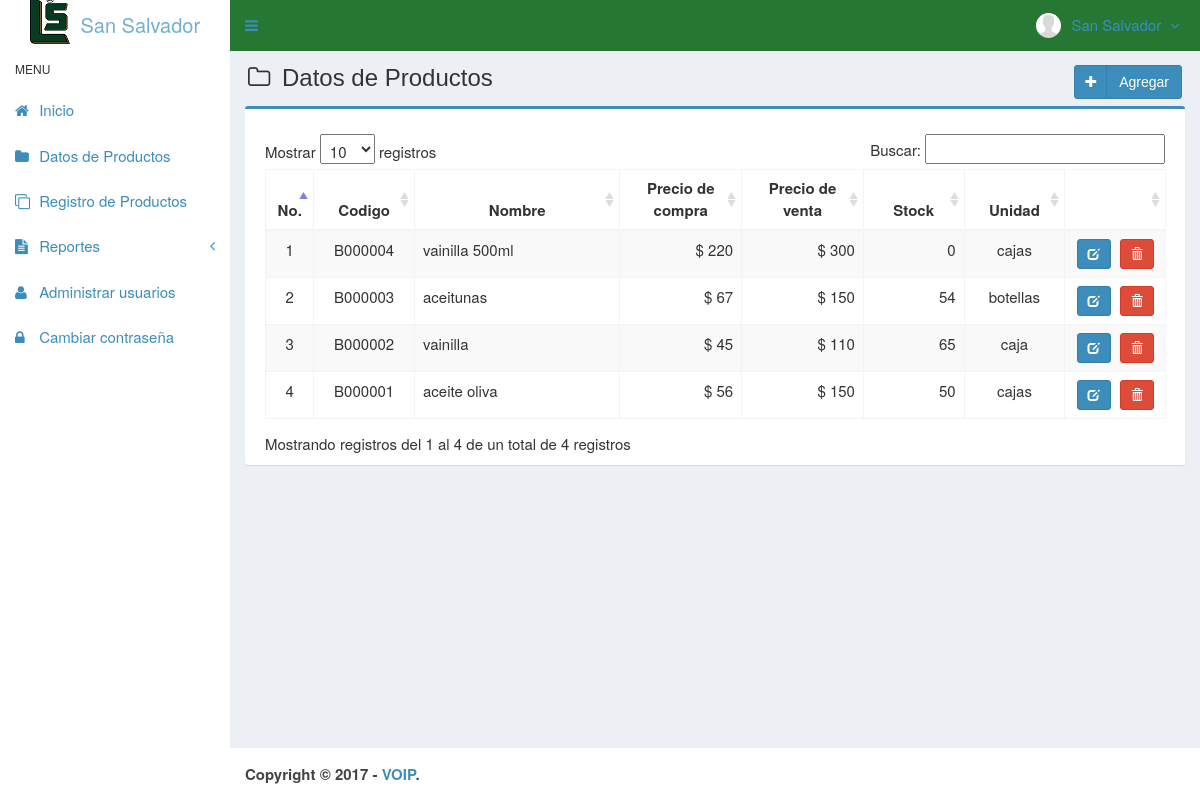
Screenshot of /main.php?module=medicines (signed in) with the database file from the repository.
### tables this page shows
CREATE TABLE `usuarios` (
  `id_user` int(3) NOT NULL,
  `username` varchar(50) NOT NULL,
  `name_user` varchar(50) NOT NULL,
  `password` varchar(50) NOT NULL,
  `email` varchar(50) DEFAULT NULL,
  `telefono` varchar(13) DEFAULT NULL,
  `foto` varchar(100) DEFAULT NULL,
  `permisos_acceso` enum('Super Admin','Gerente','Almacen') NOT NULL,
  `status` enum('activo','bloqueado') NOT NULL DEFAULT 'activo',
  `created_at` timestamp NOT NULL DEFAULT CURRENT_TIMESTAMP,
  `updated_at` timestamp NOT NULL DEFAULT CURRENT_TIMESTAMP ON UPDATE CURRENT_TIMESTAMP
);

CREATE TABLE `medicamentos` (
  `codigo` varchar(7) NOT NULL,
  `nombre` varchar(50) NOT NULL,
  `precio_compra` int(11) NOT NULL,
  `precio_venta` int(11) NOT NULL,
  `unidad` varchar(20) NOT NULL,
  `stock` int(11) NOT NULL,
  `created_user` int(3) NOT NULL,
  `created_date` timestamp NOT NULL DEFAULT CURRENT_TIMESTAMP,
  `updated_user` int(3) NOT NULL,
  `updated_date` timestamp NOT NULL DEFAULT CURRENT_TIMESTAMP ON UPDATE CURRENT_TIMESTAMP
);

### config/fungsi_rupiah.php (called while the page is built, shortened)
<?php
function format_rupiah($angka){
  $rupiah=number_format($angka,0,',','.');
  return $rupiah;
}
?>

### modules/medicines/view.php (the view, shortened to what this page needs)
<section class="content-header">
  <h1>
    <i class="fa fa-folder-o icon-title"></i> Datos de Productos
    <a class="btn btn-primary btn-social pull-right" href="?module=form_medicines&form=add" title="agregar" data-toggle="tooltip">
      <i class="fa fa-plus"></i> Agregar
    </a>
  </h1>
</section>
<section class="content">
  <div class="row">
    <div class="col-md-12">
      <div class="box box-primary">
        <div class="box-body">
          <table id="dataTables1" class="table table-bordered table-striped table-hover">
            <thead>
              <tr>
                <th class="center">No.</th>
                <th class="center">Codigo</th>
                <th class="center">Nombre</th>
                <th class="center">Precio de compra</th>
                <th class="center">Precio de venta</th>
                <th class="center">Stock</th>
                <th class="center">Unidad</th>
                <th></th>
              </tr>
            </thead>
            <tbody>
            <?php
            $no = 1;
            $query = mysqli_query($mysqli, "SELECT codigo,nombre,precio_compra,precio_venta,unidad,stock FROM medicamentos ORDER BY codigo DESC")
                                            or die('error: '.mysqli_error($mysqli));
            while ($data = mysqli_fetch_assoc($query)) {
              $precio_compra = format_rupiah($data['precio_compra']);
              $precio_venta = format_rupiah($data['precio_venta']);
              echo "<tr>
                      <td width='30' class='center'>$no</td>
                      <td width='80' class='center'>$data[codigo]</td>
                      <td width='180'>$data[nombre]</td>
                      <td width='100' align='right'>$ $precio_compra</td>
                      <td width='100' align='right'>$ $precio_venta</td>
                      <td width='80' align='right'>$data[stock]</td>
                      <td width='80' class='center'>$data[unidad]</td>
                      <td class='center' width='80'>
                        <div>
                          <a data-toggle='tooltip' data-placement='top' title='modificar' style='margin-right:5px' class='btn btn-primary btn-sm' href='?module=form_medicines&form=edit&id=$data[codigo]'>
                              <i style='color:#fff' class='glyphicon glyphicon-edit'></i>
                          </a>";
            ?>
                          <a data-toggle="tooltip" data-placement="top" title="Eliminar" class="btn btn-danger btn-sm" href="modules/medicines/proses.php?act=delete&id=<?php echo $data['codigo'];?>" onclick="return confirm('estas seguro de eliminar<?php echo $data['nombre']; ?> ?');">
                              <i style="color:#fff" class="glyphicon glyphicon-trash"></i>
                          </a>
            <?php
              echo "    </div>
                      </td>
                    </tr>";
              $no++;
            }
            ?>
            </tbody>
          </table>
        </div>
      </div>
    </div>
  </div>
</section><!-- /.content

### top-menu.php (shortened to what this page needs)
<?php
require_once "config/database.php";
$query = mysqli_query($mysqli, "SELECT id_user, name_user, foto, permisos_acceso FROM usuarios WHERE id_user='$_SESSION[id_user]'")
                                or die('error: '.mysqli_error($mysqli));
$data = mysqli_fetch_assoc($query);
?>
<li class="dropdown user user-menu">
  <a href="#" class="dropdown-toggle" data-toggle="dropdown">
  <?php
  if ($data['foto']=="") { ?>
    <img src="images/user/user-default.png" class="user-image" alt="User Image"/>
  <?php
  }
  else { ?>
    <img src="images/user/<?php echo $data['foto']; ?>" class="user-image" alt="User Image"/>
  <?php
  }
  ?>
    <span class="hidden-xs"><?php echo $data['name_user']; ?> <i style="margin-left:5px" class="fa fa-angle-down"></i></span>
  </a>
</li>

### assets/css/style.css (style rules this page uses)
.btn-social *:first-child { border-right: 1px solid rgba(0, 0, 0, 0.1); bottom: 0; font-size: 1em !important; left: 0; line-height: 32px !important; position: absolute; text-align: center; top: 0; width: 32px !important; }
.content-header { padding: 15px 18px 0; position: relative; }
.center { text-align:center; }
.icon-title { margin-right: 5px; }
body { background-color: #fff; color: #333; font-size: 15px; line-height: 1.42857; }

### rows the page displays
usuarios: foto (placeholder picture), name_user "San Salvador"
medicamentos: codigo "B000004", nombre "vainilla 500ml", precio_compra "220", precio_venta "300", stock "0", unidad "cajas"
medicamentos: codigo "B000003", nombre "aceitunas", precio_compra "67", precio_venta "150", stock "54", unidad "botellas"
medicamentos: codigo "B000002", nombre "vainilla", precio_compra "45", precio_venta "110", stock "65", unidad "caja"
medicamentos: codigo "B000001", nombre "aceite oliva", precio_compra "56", precio_venta "150", stock "50", unidad "cajas"
